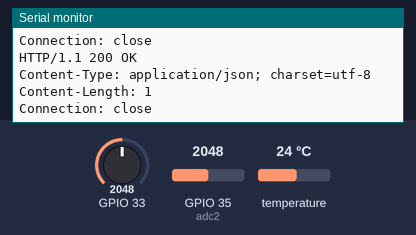
Bench run of a sketch on a simulated ESP32. On the bench: the last lines printed to the serial monitor. The inputs (shaded band) are chosen by the test bench; at power-on: temperature 24 °C, GPIO 33 = 2048, GPIO 35 (adc2) = 2048. WiFi joins after 1.5 s; servers stay silent unless stated; the local clock reads 2024-03-15 10:24:30 at power-on unless the sketch sets it; web services answer with replies made up by the test bench.

Above: at 2.7 s.
2.8 s: temperature set to 12 °C
At 4.0 s:
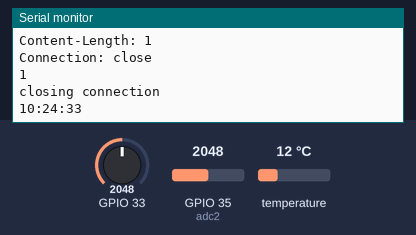
8.0 s: GPIO 33 set to 2866
At 8.5 s:
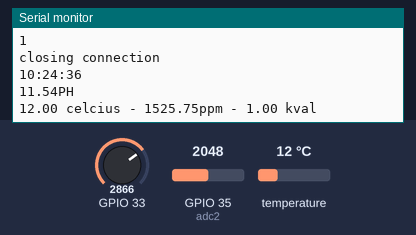
9.5 s: GPIO 35 (adc2) set to 2866
At 10.9 s:
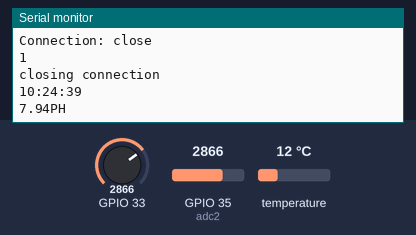
11.0 s: temperature set to 19 °C
At 11.54 s:
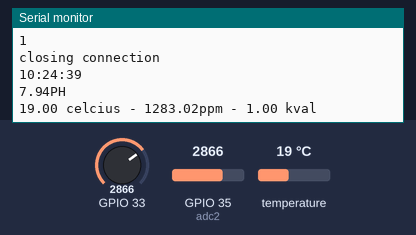
12.5 s: GPIO 33 set to 3603
At 13.5 s:
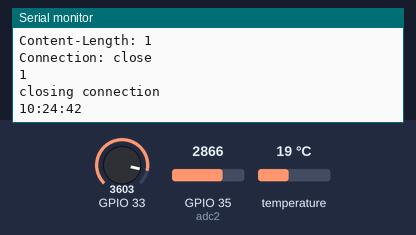
14.0 s: GPIO 35 (adc2) set to 3603
At 16.1 s:
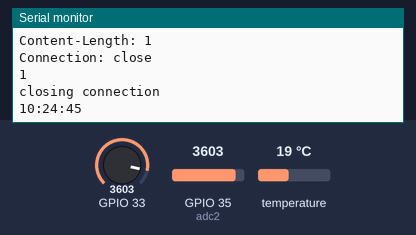
Timing chart, 0 to 16.5 s (numbered marks = the images above; inputs shaded):
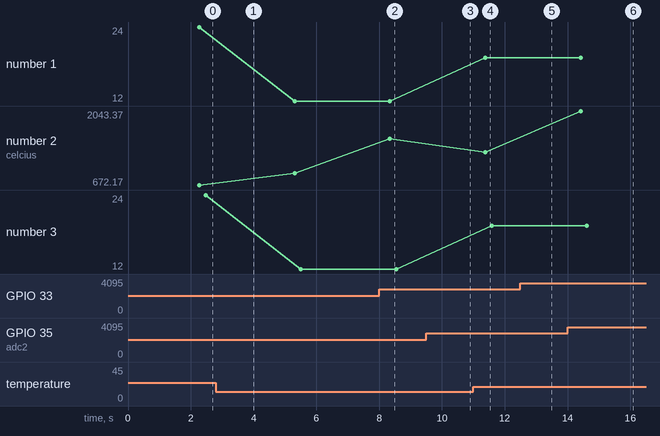

Measured:
- after the input at 8.0 s, the serial monitor: prints a new line after 0.34 s (image 2)
- after the input at 9.5 s, the serial monitor: prints a new line after 1.1 s (image 3)
- after the input at 11.0 s, the serial monitor: prints a new line after 0.38 s (image 4)
- plotted number 1: 24 → 12 after the input at 2.8 s, 12 → 19 after the input at 11.0 s
- plotted number 2: 672.17 → 890.17 after the input at 2.8 s, 890.17 → 1525.75 after the input at 8.0 s, 1525.75 → 1283.02 after the input at 11.0 s
- plotted number 3: 24 → 12 after the input at 2.8 s, 12 → 19 after the input at 11.0 s

The sketch:

program_pa.ino
```cpp
#include <GravityTDS.h>
#include <EEPROM.h>
#include <time.h>
#include  "WiFi.h"
#include <OneWire.h>
#include <DallasTemperature.h>

//Uncomment untuk ganti device
#define device1
//#define device2
//#define device3

#define adc1 33
#define adc2 35
#define ONE_WIRE_BUS 26

OneWire oneWire(ONE_WIRE_BUS);
DallasTemperature sensors(&oneWire);
WiFiClient client;
GravityTDS gravityTds;

const char* ssid = "realme C2";   // your network SSID (name)
const char* password = "makasihyaaa";   // your network password

#ifdef device1
float kValue = 1.08;
#endif

#ifdef device2
float kValue = 1.05;
#endif

#ifdef device3
float kValue = 1.38;
#endif


String thingSpeakAddress = "api.thingspeak.com";
String writeAPIKey = "E10B160ZCFRPP0OQ";
String tsfield1Name;
String request_string;

const char* ntpServer = "pool.ntp.org";
const long  gmtOffset_sec = 25200;
const int   daylightOffset_sec = 0;


float temperature = 30,tdsValue = 0;

void setup()
{
  Serial.begin(115200);

  WiFi.begin(ssid, password);
  while (WiFi.status() != WL_CONNECTED) {
      Serial.println("Wifi Connecting");
      delay(100);
  }
  Serial.println("");
  Serial.println("WiFi connected");
  Serial.println("IP address: ");
  Serial.println(WiFi.localIP());

  gravityTds.setPin(adc1);
  gravityTds.setAref(3.3);  //reference voltage on ADC, default 5.0V on Arduino UNO
  gravityTds.setAdcRange(4096);  //1024 for 10bit ADC;4096 for 12bit ADC
  gravityTds.setKvalue(kValue);
  gravityTds.begin();  //initialization

  //init and get the time
  configTime(gmtOffset_sec, daylightOffset_sec, ntpServer);
  printLocalTime();
}

float test[5];

void loop()
{
    float adcin;

    for (int i = 0;i < 5; i++) {
      adcin += analogRead(adc2);
    }
    adcin/=5.0;

    float PH = readPH(adcin);
    Serial.print(PH);
    Serial.println("PH");

    readTds();
    kirim_thingspeak(temperature,PH,tdsValue);


    printLocalTime();
    delay(1000);
}


float readPH(int adc){
  float voltage = adc*3.3/4096;
  //return 7+((2.5-voltage)/0.18);
  //return -5.70 * voltage + calibration_value;
  float output = -5.47169 * voltage + 20.56981;
  return output;
}


void readTds(){
   sensors.requestTemperatures();
   temperature = sensors.getTempCByIndex(0);  //add your temperature sensor and read it
   float kval = gravityTds.getKvalue();
   gravityTds.setTemperature(temperature);  // set the temperature and execute temperature compensation
   gravityTds.update();  //sample and calculate
   tdsValue = gravityTds.getTdsValue();  // then get the value
   Serial.print(temperature);
   Serial.print(" celcius - ");
   Serial.print(tdsValue);
   Serial.print("ppm - ");
   Serial.print(kval);
   Serial.println(" kval");

}

void kirim_thingspeak(float par1, float par2 ,float par3) {
  if (client.connect("api.thingspeak.com", 80)) {
    request_string = "/update?";
    request_string += "key=";
    request_string += writeAPIKey;
    request_string += "&";

    #ifdef device1
    request_string += "field1";
    request_string += "=";
    request_string += par1;//SUHU
    request_string += "&";
    request_string += "field2";
    request_string += "=";
    request_string += par2;//PH
    request_string += "&";
    request_string += "field3";
    request_string += "=";
    request_string += par3;//PPM
    #endif

    #ifdef device2
    request_string += "field4";
    request_string += "=";
    request_string += par1;
    request_string += "&";
    request_string += "field5";
    request_string += "=";
    request_string += "0.0";
    request_string += "&";
    request_string += "field6";
    request_string += "=";
    request_string += par3;
    #endif

    #ifdef device3
    request_string += "field7";
    request_string += "=";
    request_string += par1;
    request_string += "&";
    request_string += "field8";
    request_string += "=";
    request_string += par3;
    #endif

    Serial.println(String("GET ") + request_string + " HTTP/1.1\r\n" +
                 "Host: " + thingSpeakAddress + "\r\n" +
                 "Connection: close\r\n\r\n");

    client.print(String("GET ") + request_string + " HTTP/1.1\r\n" +
                 "Host: " + thingSpeakAddress + "\r\n" +
                 "Connection: close\r\n\r\n");
    unsigned long timeout = millis();
    while (client.available() == 0) {
      if (millis() - timeout > 5000) {
        Serial.println(">>> Client Timeout !");
        client.stop();
        return;
      }
    }

    while (client.available()) {
      String line = client.readStringUntil('\r');
      Serial.print(line);
    }

    Serial.println();
    Serial.println("closing connection");

  }
}


void printLocalTime()
{
  struct tm timeinfo;
  if(!getLocalTime(&timeinfo)){
    Serial.println("Failed to obtain time");
    return;
  }
  int tmsec = timeinfo.tm_sec;
  int tmmin = timeinfo.tm_min;
  int tmhour = timeinfo.tm_hour;
  char buffer[30];
  sprintf (buffer, "%d:%d:%d",tmhour,tmmin,tmsec);
  Serial.println(buffer);
  Serial.println();
}
```
